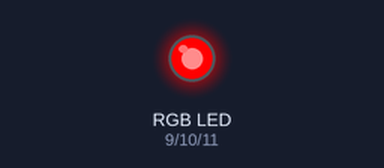
The sketch below on a simulated Arduino Uno, built with avr-gcc and run on an emulated ATmega328P. Shown: an RGB LED mixed from three pins (HIGH = lit).

Above: at 0.5 s.
At 1.5 s:
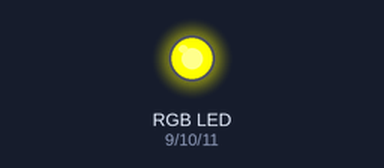
At 2.5 s:
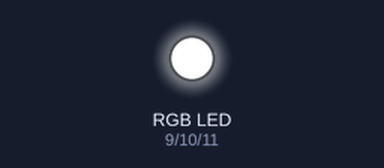
At 3.5 s:
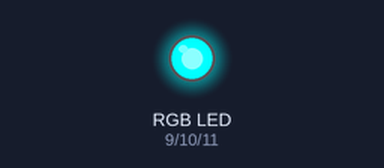
At 4.5 s:
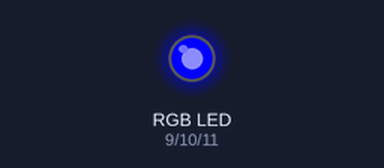
At 5.5 s:
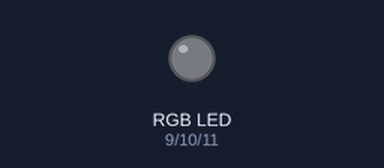
Timing chart, 0 to 7.8 s (numbered marks = the images above):
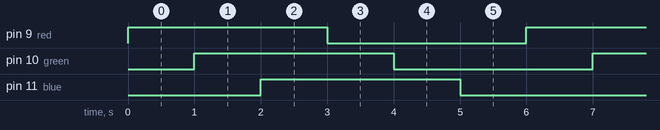

The sketch:

rgb-pwm-colour-cycle.ino
```cpp
int red = 9;
int green = 10;
int blue = 11;

void setup() {
  // put your setup code here, to run once:
  pinMode(red, OUTPUT);
  pinMode(green, OUTPUT);
  pinMode(blue, OUTPUT);


}

void loop() {
  // put your main code here, to run repeatedly:
  analogWrite(red, 255);
  delay(1000);
  analogWrite(green, 255);
  delay(1000);
  analogWrite(blue, 255);
  delay(1000);
  analogWrite(red, 0);
  delay(1000);
  analogWrite(green, 0);
  delay(1000);
  analogWrite(blue, 0);
  delay(1000);

}
```

Measured:
- by itself, pin 9 (red), pin 10 (green), pin 11 (blue): alternates HIGH for 3.0 s and LOW for 3.0 s
- by itself, everything shown: repeats every 6.0 s, in 6 steps
